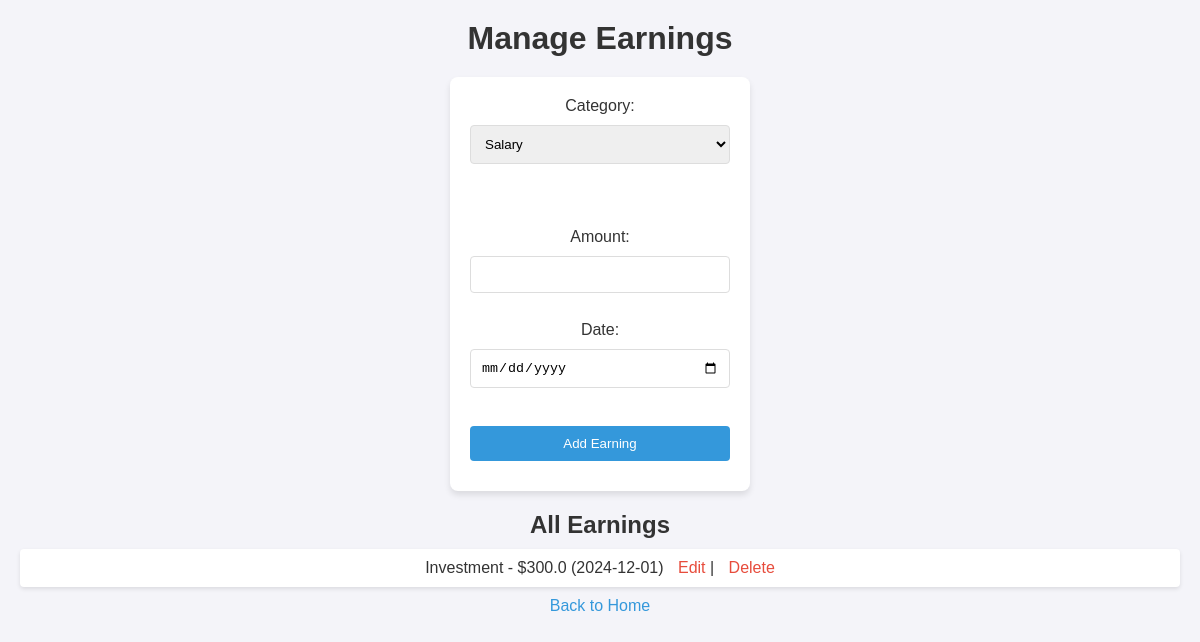
/earningst (signed in), run on the app's committed database.
### app.py (models this page shows)
class Earning(db.Model):
    id = db.Column(db.Integer, primary_key=True)
    user_id = db.Column(db.Integer, db.ForeignKey('user.id'), nullable=False)
    category = db.Column(db.String(50), nullable=False)
    amount = db.Column(db.Float, nullable=False)
    date = db.Column(db.String(10), nullable=False)

### app.py (the view)
@app.route('/earningst')
def view_earnings():
    if 'username' not in session:
        return redirect(url_for('login'))
    earnings = Earning.query.all()
    return render_template('earnings.html', earnings=earnings)

### templates/earnings.html (shortened to what this page needs)
<!DOCTYPE html>
<html lang="en">
<head>
    <link rel="stylesheet" href="{{ url_for('static', filename='css/style.css') }}">
</head>
<body>
    <h1>Manage Earnings</h1>
    <form method="POST">
        <label for="category">Category:</label>
        <select name="category" id="category" onchange="toggleOtherCategory()" required>
            <option value="Salary">Salary</option>
        </select><br><br>
        <input type="text" id="other-category" name="category_other" placeholder="Enter custom category" style="display:none;"><br><br>
        <label for="amount">Amount:</label>
        <input type="number" name="amount" step="0.01" required><br><br>
        <label for="date">Date:</label>
        <input type="date" name="date" required><br><br>
        <button type="submit">Add Earning</button>
    </form>
    <h2>All Earnings</h2>
    <ul>
        {% for earning in earnings %}
            <li>
                {{ earning.category }} - ${{ earning.amount }} ({{ earning.date }})
                <a href="{{ url_for('edit_earning', id=earning.id) }}">Edit</a> |
                <a href="{{ url_for('delete_earning', id=earning.id) }}" onclick="return confirm('Are you sure you want to delete this earning?')">Delete</a>
            </li>
        {% endfor %}
    </ul>
    <a href="{{ url_for('home') }}">Back to Home</a>
</body>
</html>

### static/css/style.css (style rules this page uses)
* { margin: 0; padding: 0; box-sizing: border-box; }
body { font-family: Arial, sans-serif; background-color: #f4f4f9; color: #333; text-align: center; padding: 20px; }
h1 { margin-bottom: 10px; }
form { background-color: #fff; padding: 20px; border-radius: 8px; box-shadow: 0 4px 6px rgba(0, 0, 0, 0.1); width: 300px; margin: 20px auto; }
input, select, button { width: 100%; padding: 10px; margin: 10px 0; border: 1px solid #ddd; border-radius: 4px; }
button { background-color: #3498db; color: white; border: none; cursor: pointer; }
a { color: #3498db; text-decoration: none; }
ul { list-style-type: none; }
ul li { background-color: #fff; margin: 10px 0; padding: 10px; border-radius: 4px; box-shadow: 0 2px 4px rgba(0, 0, 0, 0.1); }
ul li a { margin-left: 10px; color: #e74c3c; }

### data on the page
Earning: category "Investment", amount "300.0", date "2024-12-01"
